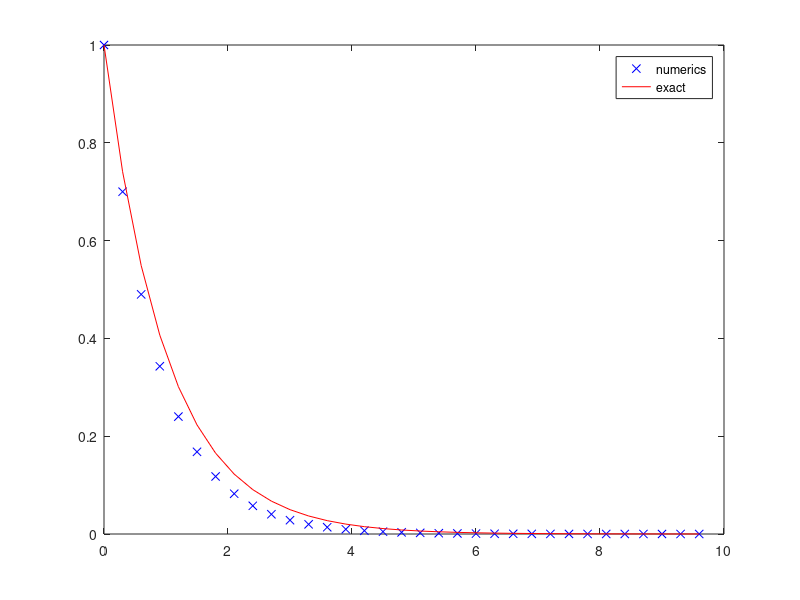

Recreate this plot in MATLAB.
% skript simulujici rovnici brzdne drahy meteoritu v atmosfere
% diferencialni rovnice dv(t)/dt = -v(t), v(0) = 1
% spocitame vyvoj rychlosti v case pomoci konecne diference derivace
% dv(t)/dt => v(t+dt)-v(t)/dt, 
% kde dt je konecne cislo
clear all;

T = 10;
dt = 0.3;
N = T/dt;

% pocatecni podminky
t(1) = 0;
v(1) = 1;

% presne reseni
v_exact(1) = exp(-t(1));

% diferencni schema v(t+dt)-v(t)/dt = -v(t)
for i=2:N
   t(i) = t(i-1) + dt;
   v(i) = v(i-1)*(1-dt);
   v_exact(i) = exp(-t(i));
end    

plot(t, v, 'bx', t, v_exact, 'r-');
legend('numerics','exact');
